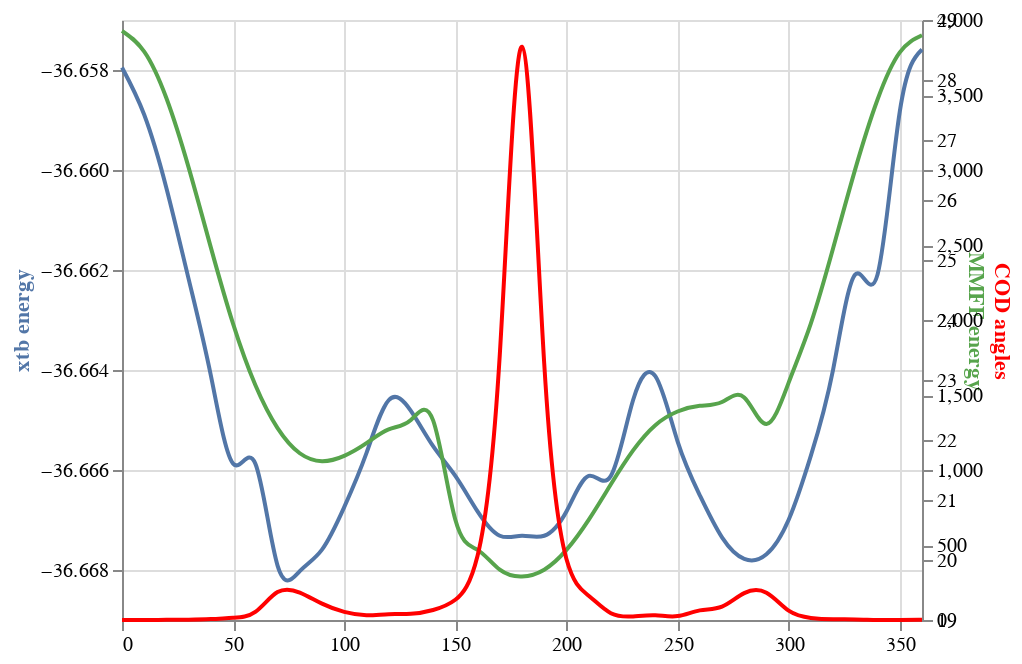

Notebook source saved alongside this figure:
### Code cell
dfall = pd.DataFrame({'angle':range(0,370,10), 'xtb':xtbenergy,'MMFF':dfrdkit["energy"],'cod':np.array(codangles)})
#print(dfall)
#data = dfxtb.melt('angle')

base = alt.Chart(dfall).encode(
    alt.X('angle:Q', axis=alt.Axis(title=None),scale=alt.Scale(domain=[0,360,350]))
)
line1 = base.mark_line(stroke='#5276A7', interpolate='natural').encode(
    alt.Y('xtb:Q',
          axis=alt.Axis(title='xtb energy', titleColor='#5276A7'),scale=alt.Scale(zero=False))
)
line2 = base.mark_line(stroke='#57A44C', interpolate='natural').encode(
    alt.Y('MMFF:Q',
          axis=alt.Axis(title='MMFF energy', titleColor='#57A44C'),scale=alt.Scale(zero=False))
)
line3 = base.mark_line(stroke='#ff0000', interpolate='natural').encode(
    alt.Y('cod:Q',
          axis=alt.Axis(title='COD angles', titleColor='#ff0000'),scale=alt.Scale(zero=False))
)
alt.layer(line1, line2,line3).resolve_scale(
    y = 'independent'
)

### Figure 1 — Vega-Lite specification as saved in the notebook (floating-point values rounded to 4 significant figures)
{"config": {"view": {"continuousWidth": 400, "continuousHeight": 300}}, "layer": [{"mark": {"type": "line", "interpolate": "natural", "stroke": "#5276A7"}, "encoding": {"x": {"type": "quantitative", "axis": {"title": null}, "field": "angle", "scale": {"domain": [0, 360, 350]}}, "y": {"type": "quantitative", "axis": {"title": "xtb energy", "titleColor": "#5276A7"}, "field": "xtb", "scale": {"zero": false}}}}, {"mark": {"type": "line", "interpolate": "natural", "stroke": "#57A44C"}, "encoding": {"x": {"type": "quantitative", "axis": {"title": null}, "field": "angle", "scale": {"domain": [0, 360, 350]}}, "y": {"type": "quantitative", "axis": {"title": "MMFF energy", "titleColor": "#57A44C"}, "field": "MMFF", "scale": {"zero": false}}}}, {"mark": {"type": "line", "interpolate": "natural", "stroke": "#ff0000"}, "encoding": {"x": {"type": "quantitative", "axis": {"title": null}, "field": "angle", "scale": {"domain": [0, 360, 350]}}, "y": {"type": "quantitative", "axis": {"title": "COD angles", "titleColor": "#ff0000"}, "field": "cod", "scale": {"zero": false}}}}], "data": {"name": "data-3ab0dbc94d4845e611972dc45548e44a"}, "resolve": {"scale": {"y": "independent"}}, "$schema": "https://vega.github.io/schema/vega-lite/v4.8.1.json", "datasets": {"data-3ab0dbc94d4845e611972dc45548e44a": [{"angle": 0, "xtb": "    -36.657949625830", "MMFF": 28.82, "cod": 0}, {"angle": 10, "xtb": "    -36.658895262422", "MMFF": 28.47, "cod": 0}, {"angle": 20, "xtb": "    -36.660363593444", "MMFF": 27.7, "cod": 1}, {"angle": 30, "xtb": "    -36.662183053484", "MMFF": 26.54, "cod": 2}, {"angle": 40, "xtb": "    -36.664113654456", "MMFF": 25.21, "cod": 6}, {"angle": 50, "xtb": "    -36.665871778147", "MMFF": 23.93, "cod": 15}, {"angle": 60, "xtb": "    -36.665871778147", "MMFF": 22.92, "cod": 54}, {"angle": 70, "xtb": "    -36.667911189401", "MMFF": 22.2, "cod": 186}, {"angle": 80, "xtb": "    -36.668021167801", "MMFF": 21.78, "cod": 183}, {"angle": 90, "xtb": "    -36.667591664406", "MMFF": 21.65, "cod": 109}, {"angle": 100, "xtb": "    -36.666742143335", "MMFF": 21.74, "cod": 54}, {"angle": 110, "xtb": "    -36.665662589599", "MMFF": 21.95, "cod": 32}, {"angle": 120, "xtb": "    -36.664605014209", "MMFF": 22.18, "cod": 39}, {"angle": 130, "xtb": "    -36.664817375977", "MMFF": 22.33, "cod": 41}, {"angle": 140, "xtb": "    -36.665524151717", "MMFF": 22.33, "cod": 67}, {"angle": 150, "xtb": "    -36.666117453805", "MMFF": 20.67, "cod": 135}, {"angle": 160, "xtb": "    -36.666828550474", "MMFF": 20.17, "cod": 429}, {"angle": 170, "xtb": "    -36.667314771600", "MMFF": 19.84, "cod": 1768}, {"angle": 180, "xtb": "    -36.667314771600", "MMFF": 19.73, "cod": 3822}, {"angle": 190, "xtb": "    -36.667314769700", "MMFF": 19.84, "cod": 1710}, {"angle": 200, "xtb": "    -36.666828901093", "MMFF": 20.17, "cod": 407}, {"angle": 210, "xtb": "    -36.666117424176", "MMFF": 20.67, "cod": 162}, {"angle": 220, "xtb": "    -36.666117424176", "MMFF": 21.26, "cod": 45}, {"angle": 230, "xtb": "    -36.664600668451", "MMFF": 21.83, "cod": 24}, {"angle": 240, "xtb": "    -36.664122517147", "MMFF": 22.25, "cod": 31}, {"angle": 250, "xtb": "    -36.665427383934", "MMFF": 22.47, "cod": 26}, {"angle": 260, "xtb": "    -36.666504931485", "MMFF": 22.57, "cod": 64}, {"angle": 270, "xtb": "    -36.667348297389", "MMFF": 22.63, "cod": 89}, {"angle": 280, "xtb": "    -36.667778554164", "MMFF": 22.71, "cod": 179}, {"angle": 290, "xtb": "    -36.667686333693", "MMFF": 22.27, "cod": 181}, {"angle": 300, "xtb": "    -36.666995180748", "MMFF": 22.96, "cod": 62}, {"angle": 310, "xtb": "    -36.665713525148", "MMFF": 23.94, "cod": 14}, {"angle": 320, "xtb": "    -36.663991840480", "MMFF": 25.2, "cod": 5}, {"angle": 330, "xtb": "    -36.662089186501", "MMFF": 26.52, "cod": 4}, {"angle": 340, "xtb": "    -36.662089186501", "MMFF": 27.68, "cod": 0}, {"angle": 350, "xtb": "    -36.658832665569", "MMFF": 28.46, "cod": 0}, {"angle": 360, "xtb": "    -36.657589404202", "MMFF": 28.75, "cod": 2}]}}
